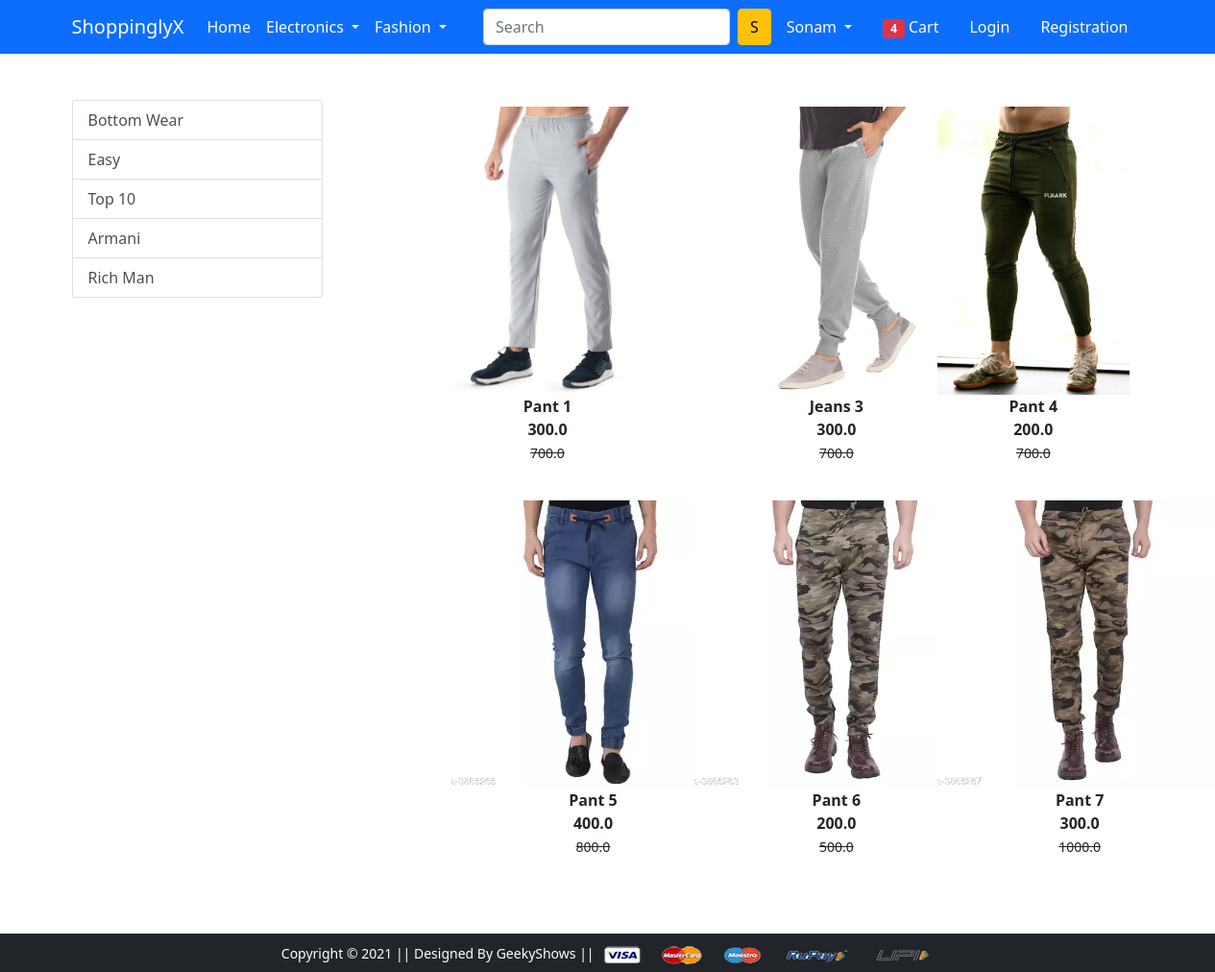
Before: /bottomwear/ with the older database file.
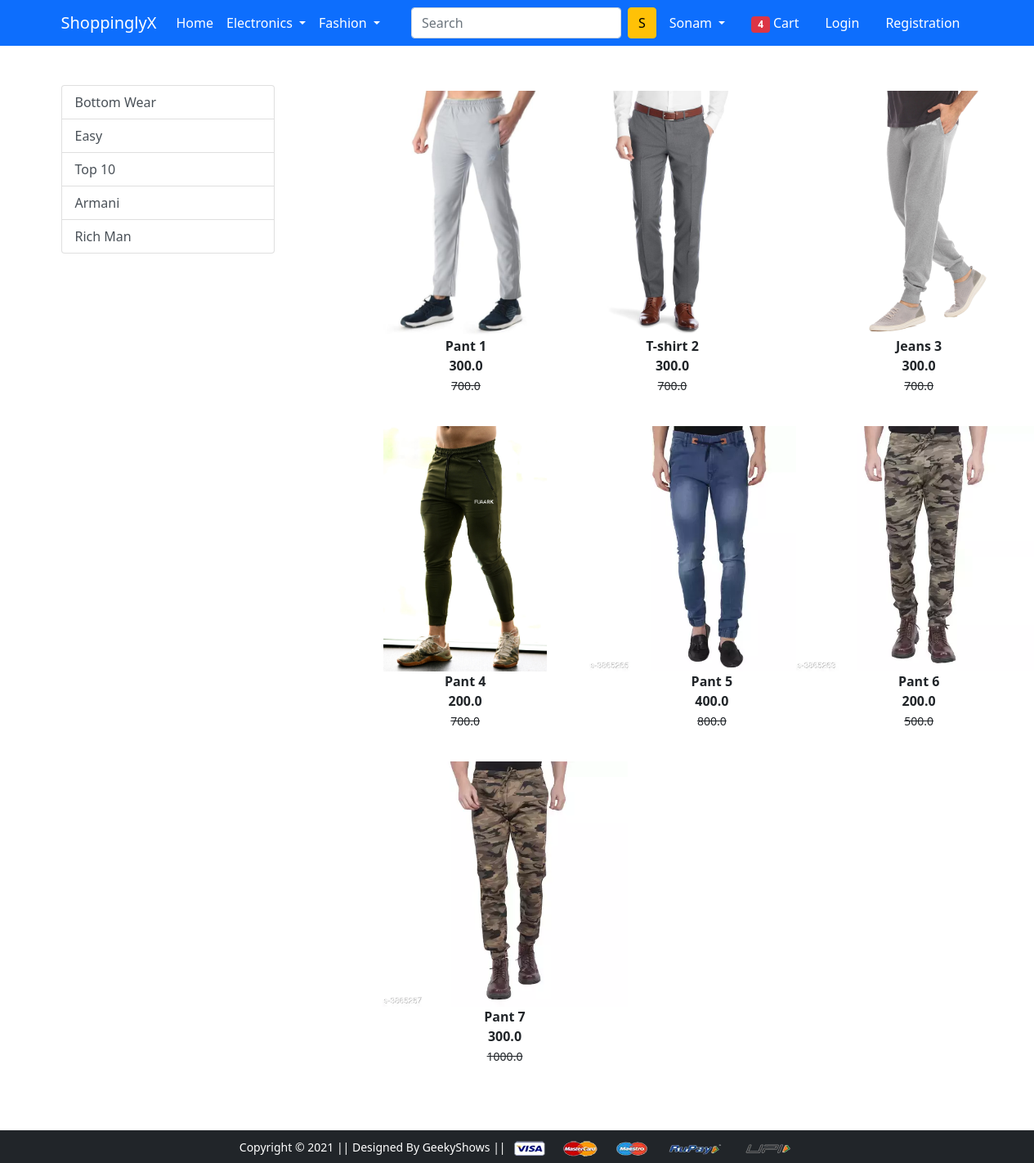
After: the same page with the newer database file.
### app/models.py (models this page shows, shortened)
class Product(models.Model):
    title = models.CharField(max_length=100)
    selling_price = models.FloatField()
    discount_price =  models.FloatField()
    description = models.TextField()
    brand = models.CharField(max_length=50)
    category = models.CharField(choices=CATEGORY_CHOICES,max_length=2)
    product_img = models.ImageField(upload_to="productimg")

### app/views.py (the view)
# urls.py: path('bottomwear/', views.bottom_wear, name='bottomwear'),
def bottom_wear(request,data=None):
 if data == None:
  bottomwear = Product.objects.filter(category = "BW")
 elif data == "Easy" or data == "Armani" or data == 'Top10' or data == "Richman":
  bottomwear = Product.objects.filter(category = "BW").filter(brand = data)
 return render(request,'app/bottomwear.html',{"bottomwears":bottomwear})

### app/templates/app/bottomwear.html (shortened to what this page needs)
{% extends 'app/base.html' %}
{% load static %}
{% block main-content %}
<div class="container my-5">
 <div class="row">
  <div class="col-sm-3">
    <div class="list-group">
        <a href="{% url 'bottomwear' %}" class="list-group-item list-group-item-action" aria-current="true">Bottom Wear</a>
        <a href="{% url 'bottomweardata' 'Easy' %}" class="list-group-item list-group-item-action" aria-current="true">Easy</a>
        <a href="{% url 'bottomweardata' 'Top10' %}" class="list-group-item list-group-item-action" aria-current="true">Top 10</a>
        <a href="{% url 'bottomweardata' 'Armani' %}" class="list-group-item list-group-item-action" aria-current="true">Armani</a>
        <a href="{% url 'bottomweardata' 'Richman' %}" class="list-group-item list-group-item-action" aria-current="true">Rich Man</a>
    </div>
  </div>
  <div class="col-sm-8 offset-sm-1">
    <div class="row">
        {% for product in bottomwears %}
        <div class="col-sm-4 text-center mb-4">
            <a href="{% url 'product-detail' product.id %}" class="btn">
            <div class="item">
                <img src="{{product.product_img.url}}" alt="" height="300" class="">
                <div class="fw-bold">{{product.title}}</div>
                <div class="fw-bold">{{product.discount_price}}</div>
                <small class="fw-light text-decoration-line-through">{{product.selling_price}}</small>
            </div>
            </a>
        </div>
        {% endfor %}
    </div>
  </div>
 </div>
</div>
{% endblock main-content %}

Changed rows visible on the page:
now on this page (row edited): Product: product_img (picture), title "T-shirt 2", discount_price "300.0", selling_price "700.0"
